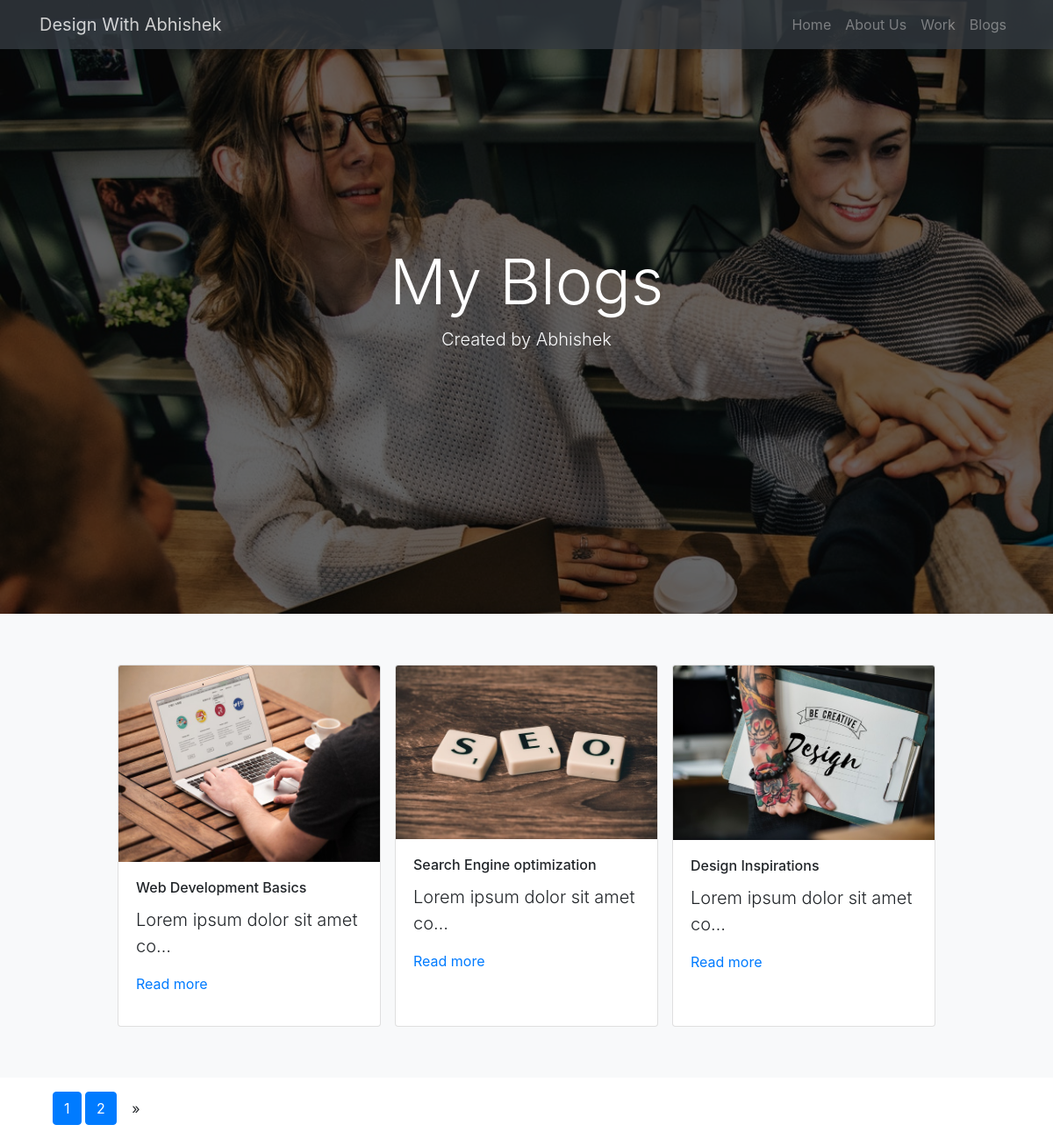
Screenshot of /blog/ with the database file from the repository.
### blog/models.py (models this page shows, shortened)
class Post(models.Model):
    title=models.CharField(max_length=50)
    author=models.CharField(max_length=50)
    created=models.DateTimeField(timezone.now())
    content=models.TextField()
    image=models.ImageField(upload_to='post')

### blog/views.py (the view)
# urls.py: path('', blog_list,name="blog_list"),
def blog_list(request):
    blogs_list=Post.objects.all()
    paginator=Paginator(blogs_list,3)
    page = request.GET.get('page')
    blogs = paginator.get_page(page)
    search_query=request.GET.get('q')
    if search_query:
        blogs=blogs.filter(
            Q(title__icontains = search_query)|
            Q(content__icontains = search_query)
        )
    context={
        'blogs':blogs,
    }
    return render(request,'blog/blog_list.html',context)

### blog/templates/blog/blog_list.html (shortened to what this page needs)
<!DOCTYPE html>
{% load static %}
<html lang="en">
  <head>
    <link
      rel="stylesheet"
      href="https://stackpath.bootstrapcdn.com/font-awesome/4.7.0/css/font-awesome.min.css"
    />
    <link
      rel="stylesheet"
      href="https://stackpath.bootstrapcdn.com/bootstrap/4.3.1/css/bootstrap.min.css"
    />
    <link rel="stylesheet" href="{% static 'static_files/css/styles.css' %}" />
  </head>
  <body>
    <nav class="navbar navbar-dark bg-dark navbar-expand-sm fixed-top">
      <div class="container">
        <a href="#" class="navbar-brand">Design With Abhishek</a>
        <div class="navbar-collapse collapse" id="mynavbar">
          <ul class="navbar-nav ml-auto">
            <li class="nav-item">
              <a href="" class="nav-link">Home</a>
            </li>
            <li class="nav-item">
              <a href="" class="nav-link">About Us</a>
            </li>
            <li class="nav-item">
              <a href="" class="nav-link">Work</a>
            </li>
            <li class="nav-item">
              <a href="" class="nav-link">Blogs</a>
            </li>
          </ul>
        </div>
      </div>
    </nav>
    <div id="main-section">
      <div class="section-overlay">
        <div class="main-section-inner py-5 container align-items-center">
          <div
            class="row p-5 align-items-center text-center"
            style="height:600px"
          >
            <div class="col-12 ">
              <h1 class="display-3 text-white">My Blogs</h1>
              <p class="lead text-light">Created by Abhishek</p>
            </div>
          </div>
        </div>
      </div>
    </div>
    <section id="blog_list" class="bg-light">
    <div class="container" style="padding:50px">
      <div class="d-flex flex-wrap justify-content-center">
      {% for blog in blogs %}
      <div class="card m-2" style="width:300px">
          <img class="card-img-top" src="{{blog.image.url}}" alt="">
          <div class="card-body">
            <div class="card-title"><h6>{{blog.title}}<h6></div>
              <div class="card-content">
                  <p class="lead">{{blog.content|truncatechars:30}}</p>
                  <p><a href="{% url 'blog:blog_detail' blog.id %}">Read more</a></p>
            </div>
          </div>
      </div>
      {% endfor %}
      </div>
      </div>
    </section>
    <section class="container p-2 m-2 ml-auto ">
      <div class="pagination">
      <span class="step-links">
        {% for pages in blogs.paginator.page_range %}
        <span class="current">
            <a class="btn btn-primary " href="?page={{pages}}">{{pages}}</a>
        </span>
        {% endfor %}
        {% if blogs.has_next %}
            <a class="btn " href="?page={{ blogs.next_page_number }}">&raquo;</a>
        {% endif %}
    </span>
</div>
    </section>
  </body>
</html>

### static/static_files/css/styles.css (style rules this page uses)
body { padding: 0; margin: 0; width: 100%; }
#main-section { background: url(../img/adult-cheerful-coffee-1083623.jpg); background-size: cover; min-height: 700px; background-attachment: fixed; background-repeat: no-repeat; }
.navbar { opacity: 0.8; }
#main-section .section-overlay { position: absolute; top: 0; left: 0; width: 100%; background-color: rgba(0, 0, 0, 0.6); min-height: 700px; }

### rows the page displays
Post: image (picture), title "Web Development Basics", content "Lorem ipsum dolor sit amet co…"
Post: image (picture), title "Search Engine optimization", content "Lorem ipsum dolor sit amet co…"
Post: image (picture), title "Design Inspirations", content "Lorem ipsum dolor sit amet co…"

### other values shown
{{ pages }} "1" "2"
